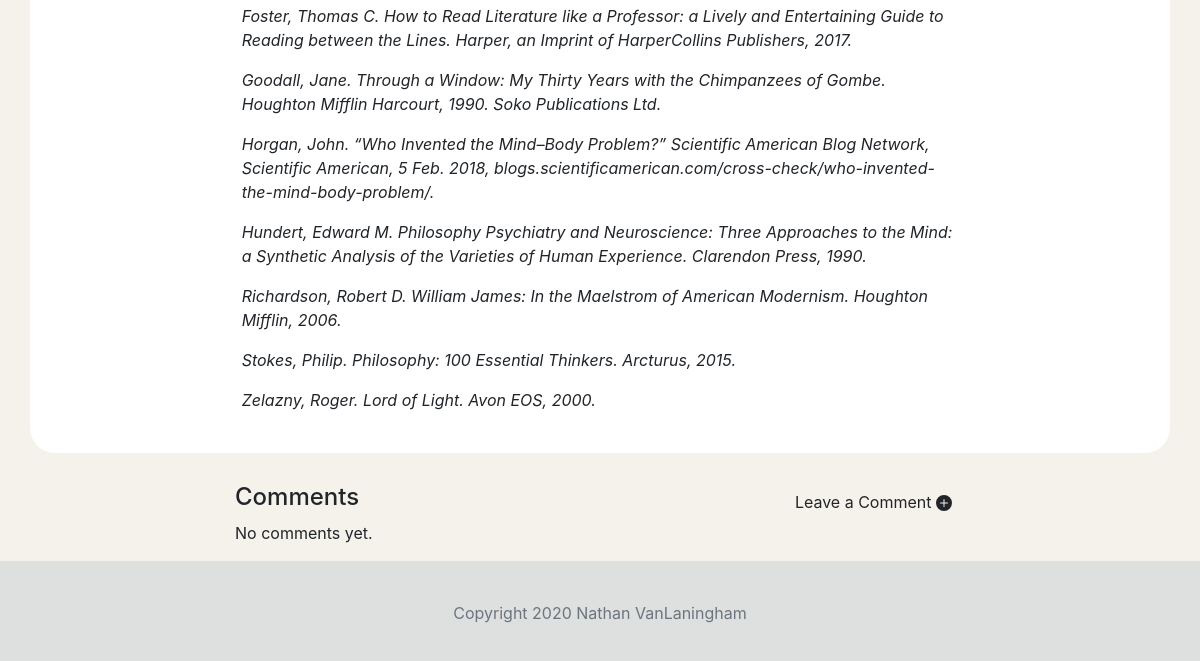
The app's page /reviews/3 (lower part), older data.
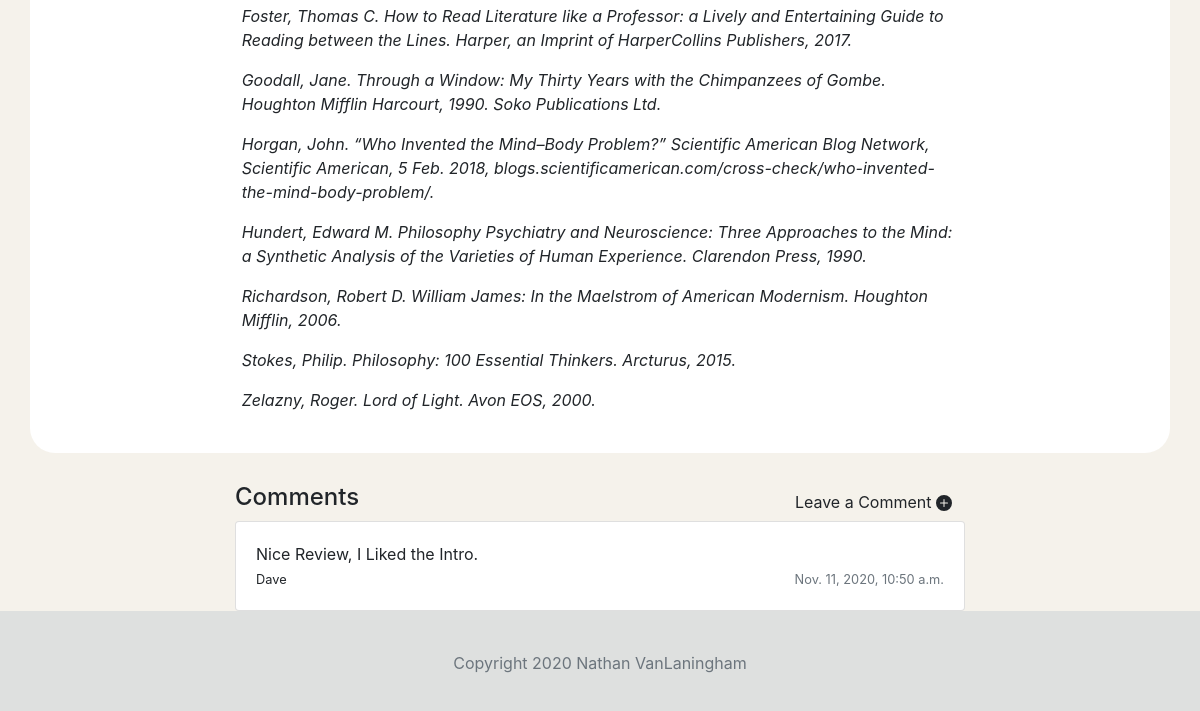
The same page, newer data.
### reviews/models.py (models this page shows, shortened)
class Comment(models.Model):
    commenterName = models.CharField(max_length=64, null=False)
    commenterEmail = models.EmailField()
    commentBody = models.TextField(null=False)
    parentReview = models.ForeignKey('review', on_delete=models.CASCADE)
    timestamp = models.DateTimeField(auto_now_add=True)

### reviews/views.py (the view)
# urls.py: path('reviews/<str:id>', views.reviewPage, name="reviewPage"),
def reviewPage(request, id):
    review = Review.objects.get(id=id)
    comments = Comment.objects.all().filter(parentReview=Review.objects.get(id=id)).order_by('-timestamp')
    context = {
        "review": review,
        "comments": comments
    }
    return render(request, 'reviews/reviewPage.html', context)

### reviews/templates/reviews/reviewPage.html (shortened to what this page needs)
{% extends 'layout.html' %}
{% load static %}
{% block body %}
<div class="container" id="review-container">
    <div class="row">
        <div class="col-md-2"></div>
        <div class="col" id="review-content-column">
            {{ review.body | safe }}
        </div>
        <div class="col-md-2"></div>
    </div>
</div>
<div class="container" id="comments-container">
    <div class="row">
        <div class="col-md-2"></div>
        <div class="col">
            <h4 id="commentsHeader">Comments</h4>
        </div>
        <div class="col-4 text-nowrap">
            <button class="btn float-right" id="new-comment-button">
                Leave a Comment
                <svg width="1em" height="1em" viewBox="0 0 16 16" class="bi bi-plus-circle-fill" fill="currentColor" xmlns="http://www.w3.org/2000/svg">
                <path fill-rule="evenodd" d="M16 8A8 8 0 1 1 0 8a8 8 0 0 1 16 0zM8.5 4.5a.5.5 0 0 0-1 0v3h-3a.5.5 0 0 0 0 1h3v3a.5.5 0 0 0 1 0v-3h3a.5.5 0 0 0 0-1h-3v-3z"/>
                </svg>
            </button>
        </div>
        <div class="col-md-2"></div>
    </div>
</div>
{% if comments %}
<div class="container">
    {% for comment in comments %}
    <div class="row">
        <div class="col-md-2"></div>
        <div class="col">
            <div class="card">
                <div class="card-body">
                    {{ comment.commentBody }}
                    <div class="row">
                        <div class="col">
                            <small>{{ comment.commenterName }}</small>
                        </div>
                        <div class="col justify-content-end text-right">
                            <span class="text-muted">
                                <small>{{ comment.timestamp }}</small>
                            </span>
                        </div>
                    </div>
                </div>
            </div>
        </div>
        <div class="col-md-2"></div>
    </div>
    {% endfor %}
</div>
{% else %}
<div class="container">
    <div class="row">
        <div class="col-md-2"></div>
        <div class="col">
            <p>No comments yet.</p>
        </div>
        <div class="col-md-2"></div>
    </div>
</div>
{% endif %}
{% endblock %}

Row changes from the older to the newer data that the page shows:
added Comment: commentBody "Nice Review, I Liked the Intro.", commenterName "Dave", timestamp "Nov. 11, 2020, 10:50 a.m."
Text that changed along with them:
text no longer shown: "No comments yet."
